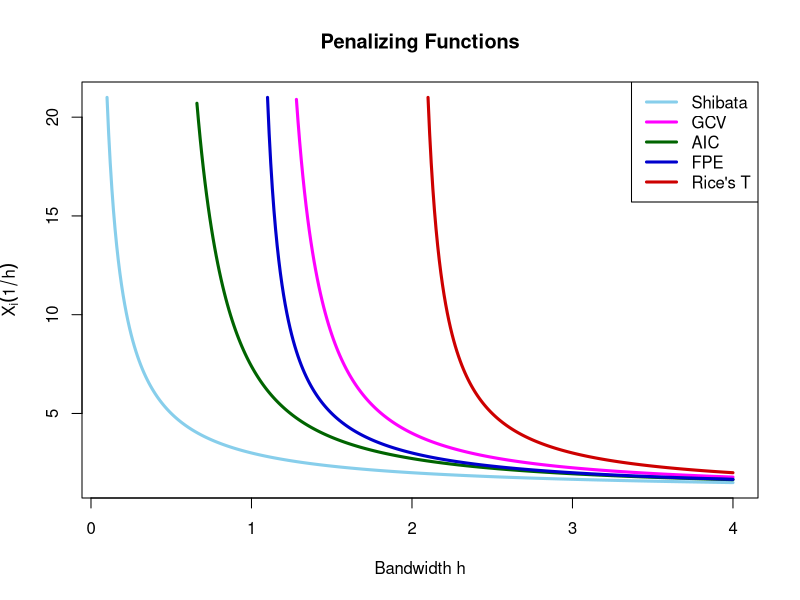

Write the R code that produced this figure.

# clear variables and close windows
rm(list = ls(all = TRUE))
graphics.off()

h = seq(0, by = 0.01, length = 401)

pshi = cbind(h, (1 + 2/h))
pgcv = cbind(h, (1/((1 - 1/h)^2)))
paic = cbind(h, (exp(2/h)))
pfpe = cbind(h, ((1 + 1/h)/(1 - 1/h)))
pric = cbind(h, (1/(1 - 2/h)))

pshi = pshi[which((pshi[, 1] >= 0) & (pshi[, 2] <= 21)), ]
pgcv = pgcv[which((h >= 1) & (pgcv[, 2] <= 21)), ]
paic = paic[which((h >= 0) & (paic[, 2] <= 21)), ]
pfpe = pfpe[which((h >= 1) & (pfpe[, 2] <= 21)), ]
pric = pric[which((h >= 2) & (pric[, 2] <= 21)), ]

# plot
plot(pshi, type = "l", col = "skyblue", xlab = "Bandwidth h", ylab = expression(X[i](1/h)), 
    lwd = 3, main = "Penalizing Functions")
lines(pgcv, type = "l", col = "magenta", lwd = 3)
lines(paic, type = "l", col = "darkgreen", lwd = 3)
lines(pfpe, type = "l", col = "blue3", lwd = 3)
lines(pric, type = "l", col = "red3", lwd = 3)
legend("topright", c("Shibata", "GCV", "AIC", "FPE", "Rice's T"), col = c("skyblue", 
    "magenta", "darkgreen", "blue3", "red3"), lty = c(1, 1, 1, 1, 1), lwd = c(3, 3, 
    3, 3, 3))
